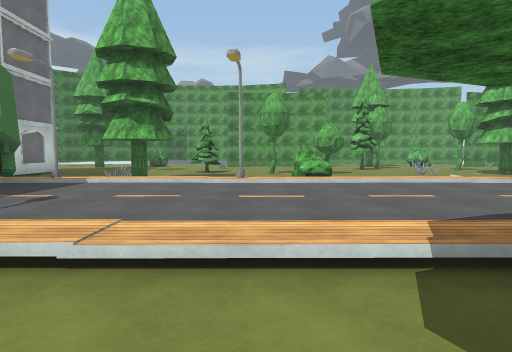
View 1 (above)

24 first-person views from a walk through a scene from a Unity 3-D project. The camera is 1.4 m above the floor, tilts 4° down and sees 75° across. The floor is counted in squares, 2 m on a side. Each view is taken from the middle of a square. On the plan, view 1 faces up. The plan holds only what a view shows up to about 10 squares ahead; the rest is blank. The place goes on beyond the plan. The player is left out. Some surface patterns are stand-ins.

View 2
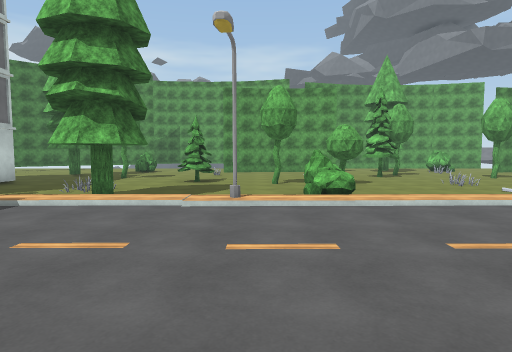

View 3
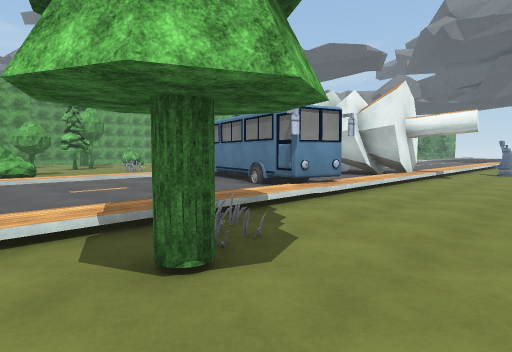

View 4
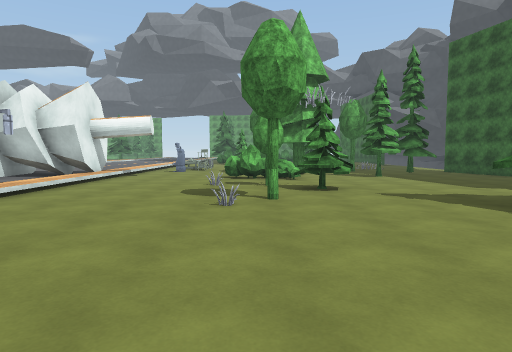

View 5
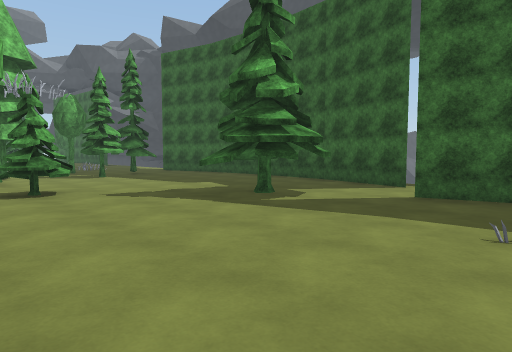

View 6
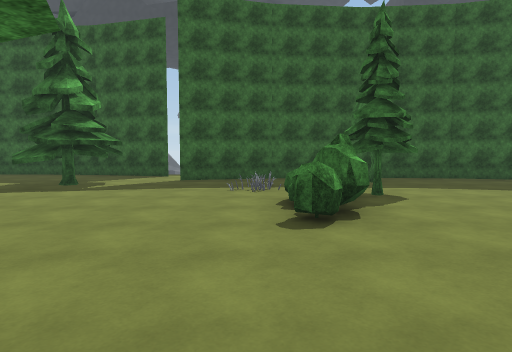

View 7
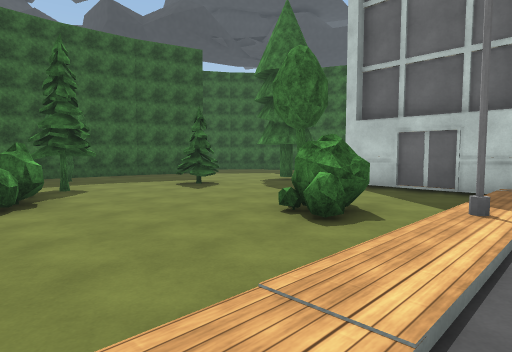

View 8
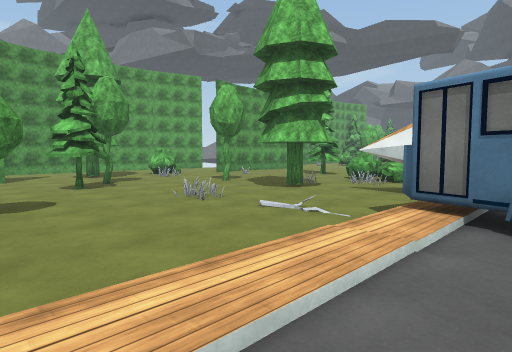

View 9
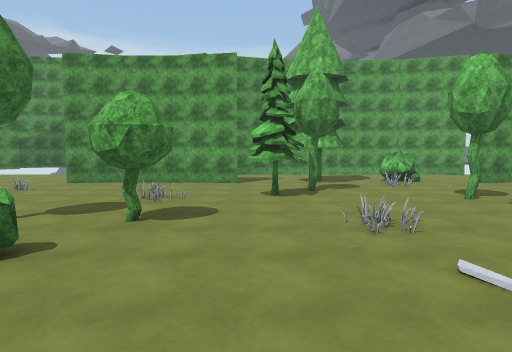

View 10
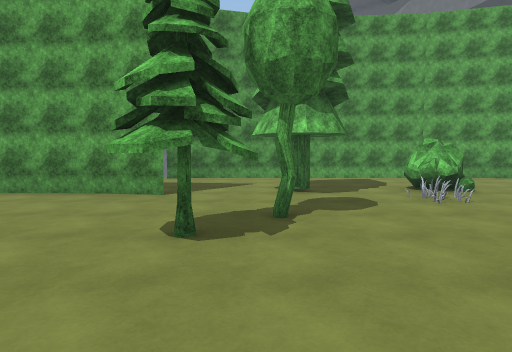

View 11
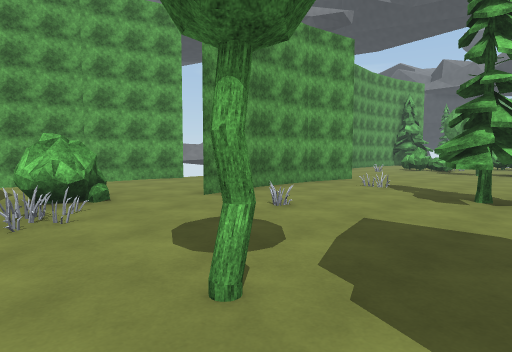

View 12
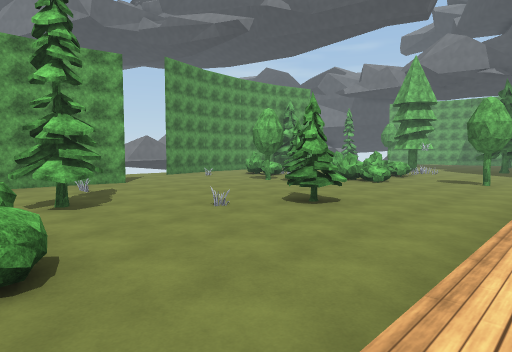

View 13
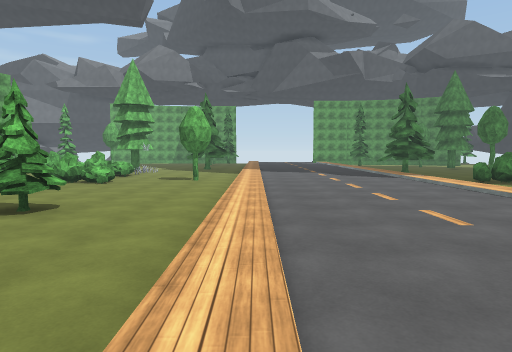

View 14
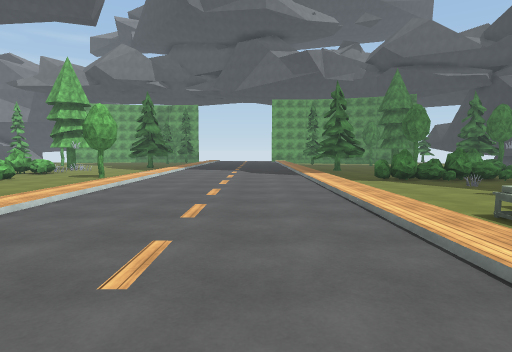

View 15
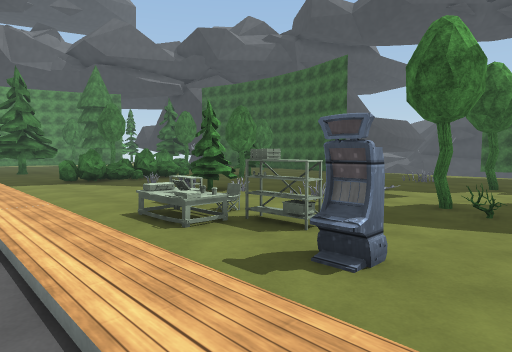

View 16
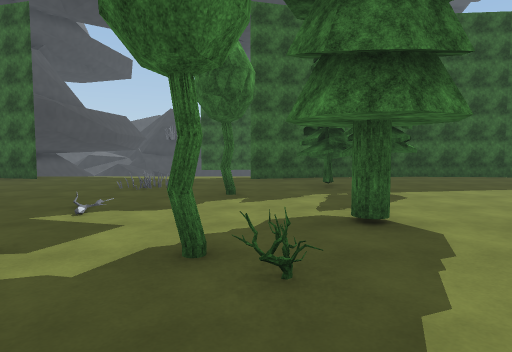

View 17
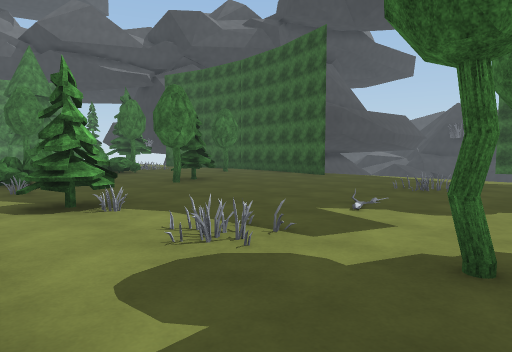

View 18
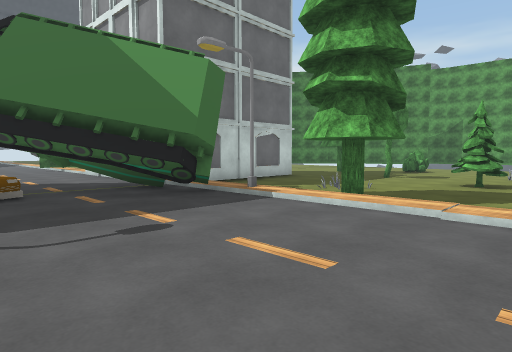

View 19
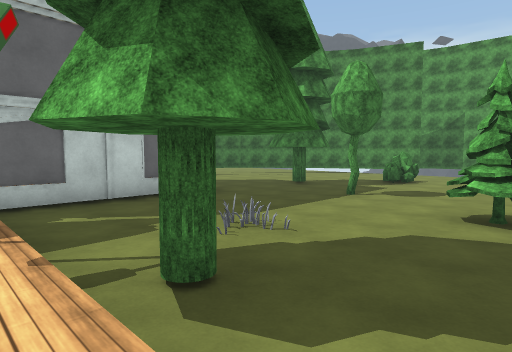

View 20
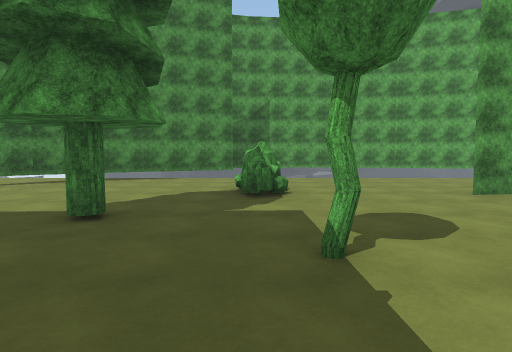

View 21
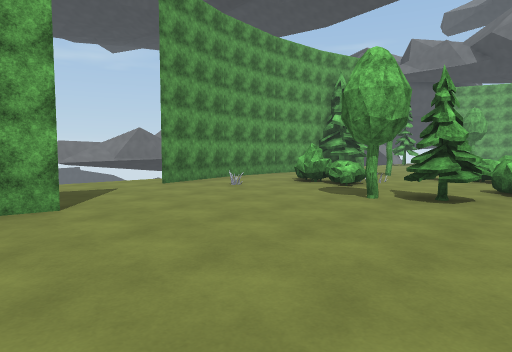

View 22
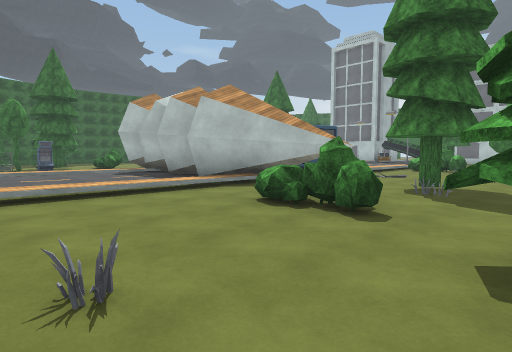

View 23
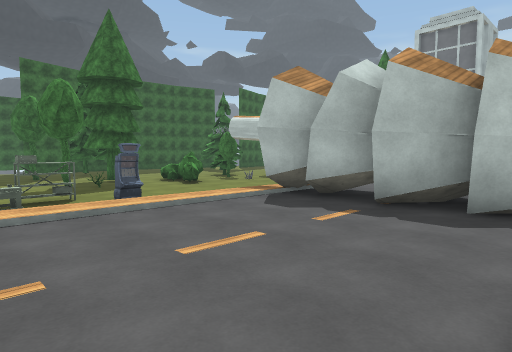

View 24
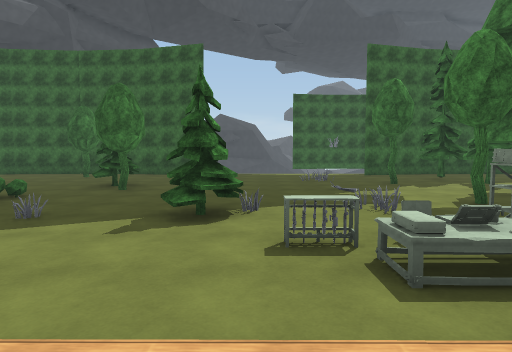

### Floor plan
Key: @ floor where view 1 was taken; # wall or solid block; . main floor; : floor 0.25 m higher than the main floor; / step, stairs or slope; O other object.
Columns run from 9 left of view 1 to 21 right of it. Each row starts with its distance up from view 1.
 21   ##        ##########
 20 .##. .....  ..........   ...
 19 ##.. .....  ..........   ..###
 18 ..........  ......O..    ......
 17 ....O...#####..O.OO.#####...O.O
 16 .................O............O
 15  .O.....O.....O....O...O.......
 14  ............OO.............OO.
 13  ....O.....O.....O...OO.....O.O
 12  ......O......................O
 11   #.......OOO..O.OO.O..O.O.....
 10   #..O.....O.......OO....O.....
  9   #.......OO......#...........O
  8   #...O...O......##............
  7   #/#O///O/////#/ ##///////////
  6 ::##O::::::::::O  ##:::::::::::
  5 ::#O::::::::::#   ##:::::::::::
  4  :OO::::::::::# :###:::::::::::
  3  O   :::::::::#:::##:::::::::::
  2   #//O////////O////////////////
  1   #..OO...OO.........O.OO......
  0   #..O...@............OOO.....O
 -1   #.O...........O.O..O...OO.O.O
 -2    ..........OO.O.O..O.O.OO...O
 -3  O......O......OO.O.O.........O
 -4   ..O..OO......O............O..
 -5    ....O.O..................OO.
 -6     ........OOO....O.O.........
 -7    ...O.... OOO....OO..O.......
 -8   ##########................
 -9            .#.......##.....##
-10              ########

Positions as (right, up) in squares from view 1, and headings:
1: (0, 0), facing up
2: (0, 2), facing up
3: (0, -1), facing up-right
4: (0, -2), facing right
5: (0, -2), facing down-right
6: (0, 1), facing down
7: (0, 3), facing down-left
8: (2, 6), facing up-right
9: (4, 7), facing up
10: (5, 11), facing up
11: (7, 12), facing up-right
12: (11, 7), facing up-right
13: (11, 7), facing right
14: (11, 4), facing right
15: (11, 3), facing down-right
16: (12, 0), facing down
17: (12, 0), facing down-right
18: (0, 3), facing up-left
19: (-1, 7), facing up-left
20: (-5, 11), facing up
21: (14, 12), facing up-right
22: (15, 13), facing down-left
23: (15, 7), facing down-left
24: (16, 3), facing down
